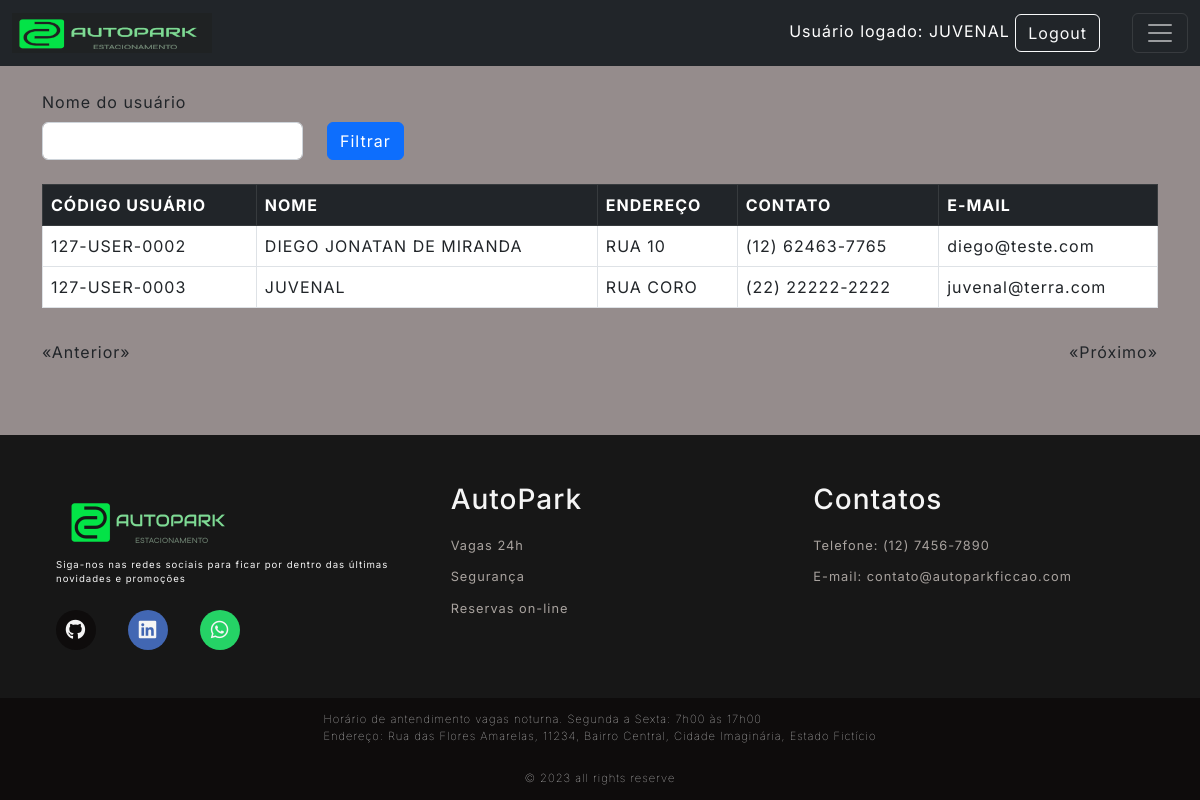
Screenshot of /user/list (signed in) with the database file from the repository.
### Src/Model/BancoDados.py (models this page shows, shortened)
class Usuarios(UserMixin,db.Model):
  __tablename__= "Usuarios"
  id = db.Column(db.Integer, primary_key=True, autoincrement=True)
  cpf = db.Column(db.Integer, unique=True)
  codUser = db.Column(db.Integer, unique=True)
  nome = db.Column(db.String(150))
  endereco = db.Column(db.String(150))
  contato = db.Column(db.String(150))
  email = db.Column(db.String(150))
  senha = db.Column(db.String(150))
  status = db.Column(db.String(3))

### Src/View/User.py (the view)
@User.route('/list', defaults={'page': 1}, methods=['GET'])
@User.route('/list/<int:page>', methods=['GET'])
@login_required
def listUser(page):
    _userFilter = request.values.get('nomeUsuario')
    if _userFilter == 'None' or _userFilter is None:
        _userFilter = ""
    return render_template('listaUsuarios.html', listData=UserController.List(page, _userFilter), _nomeUser=_userFilter)

### Src/Controller/Users.py (called while the page is built)
  def List(page, _userFilter, per_page=5):
    if len(_userFilter) < 1:
      query = Usuarios.query.paginate(page=page, per_page=per_page)
    else:
      query = Usuarios.query.filter(Usuarios.nome.like('%'+_userFilter+'%')).paginate(page=page, per_page=per_page)
    queryCount = Usuarios.query.count()
    return {
        "regUser": query,
        "count": queryCount,
        "page": page,
        "per_page": per_page
    }

### Src/View/Login.py (called while the page is built)
@login_manager.user_loader
def load_user(employee_id):
  usuario = Usuarios.query.filter_by(id=employee_id).first()
  return usuario

### Templates/listaUsuarios.html (shortened to what this page needs)
{% extends 'base.html' %}
{% block conteudo %}
<br>
<div class="row">
  <label class="form-label" for="form3Example4">Nome do usuário</label>
  <form action="{{url_for('router.user.listUser')}}" method="GET">
    <div class="form-group row">
      <div class="form-group col-md-3">
        <input type="text" class="form-control" name="nomeUsuario" value="{{_nomeUser}}">
      </div>
      <div class="col-auto">
        <button type="submit" class="btn btn-primary">Filtrar</button>
      </div>
    </div>
  </form>
</div>
<br>
<div class="bg-white ">
  <table class="table table-bordered table-hover">
    <thead class="table-dark">
      <tr>
        <th scope="col">CÓDIGO USUÁRIO</th>
        <th scope="col">NOME</th>
        <th scope="col">ENDEREÇO</th>
        <th scope="col">CONTATO</th>
        <th scope="col">E-MAIL</th>
      </tr>
    </thead>
    <tbody>
      {% for registro in listData['regUser'].items %}
      {% if not registro.nome == "ADMIN" %}
      <tr>
        <td>{{registro.codUser}}</td>
        <td>{{registro.nome}}</td>
        <td>{{registro.endereco}}</td>
        <td>{{registro.contato}}</td>
        <td>{{registro.email}}</td>
      </tr>
      {% endif %}
      {% endfor %}
    </tbody>
  </table>
</div>
<div class="pagination">
  {% if listData['regUser'].has_prev %}
  <a href="{{listData['regUser'].prev_num}}?nomeUsuario={{_nomeUser}}" aria-label="Página anterior">«Anterior»</a>
  {% else %}
  <p>«Anterior»</p>
  {% endif %}
  {% if listData['regUser'].has_next %}
  <a href="{{listData['regUser'].next_num}}?nomeUsuario={{_nomeUser}}" aria-label="Próxima página">«Próximo»</a>
  {% else %}
  <p>«Próximo»</p>
  {% endif %}
</div>
{% endblock conteudo %}

### Templates/base.html (shortened to what this page needs)
<!DOCTYPE html>
<html lang="pt-br">
    <head>
        <link rel="stylesheet"
            href="https://cdn.jsdelivr.net/npm/bootstrap@5.2.3/dist/css/bootstrap.min.css"
>
        <link rel="stylesheet"
            href="https://cdnjs.cloudflare.com/ajax/libs/font-awesome/6.4.2/css/all.min.css"
 />
        <link rel="stylesheet"
            href="{{url_for('static', filename='style.css')}}">
    </head>
    <body>
        <header>
            {% include 'top.html' %}
        </header>
        <main class="main-auto">
            <div class="container">
                {% block conteudo %}
                {% endblock conteudo %}
            </div>
        </main>
        <footer>
            {% include 'footer.html' %}
        </footer>
    </body>
</html>

### Templates/top.html (shortened to what this page needs)
<div id="containers">
    <nav class="navbar navbar-dark bg-dark">
        <div class="container-fluid">
            <a class="navbar-brand" href="{{url_for('router.home.index')}}">
                <img src="{{url_for('static', filename='Images/LogoNavi.png')}}" alt="Logo" class="logo">
            </a>
            <div class="ms-auto">
                {% if not current_user.nome %}
                <div class="text-end login-button">
                    <a type="button" class="btn btn-outline-light me-2"
                        href="{{url_for('router.login.login')}}">Login</a>
                </div>
                {% else %}
                <div class="text-end me-4 user-info">
                    Usuário logado: {{current_user.nome}}
                    <a type="button" class="btn btn-outline-light me-2"
                        href="{{url_for('router.login.logout')}}">Logout</a>
                </div>
                {% endif %}
            </div>
            <button class="navbar-toggler" type="button" data-bs-toggle="collapse" data-bs-target="#navbarNav" aria-controls="navbarNav" aria-expanded="false" aria-label="Toggle navigation">
                <span class="navbar-toggler-icon"></span>
            </button>
        </div>
    </nav>
</div>

### Templates/footer.html (shortened to what this page needs)
  <div id="footer_content">
      <div id="footer_contacts">
          <img src="{{url_for('static', filename='Images/LogoFooter.png')}}">
          <p>Siga-nos nas redes sociais para ficar por dentro das últimas novidades e promoções</p>
          <div id="footer_social_media">
              <a href="#" class="footer-link" id="github">
                <i class="fa-brands fa-github"></i>
              </a>
              <a href="#" class="footer-link" id="linkedin">
                <i class="fa-brands fa-linkedin"></i>
              </a>
              <a href="#" class="footer-link" id="whatsapp">
                <i class="fa-brands fa-whatsapp"></i>
              </a>
          </div>
      </div>
          <ul class="footer-list">
            <li>              <h3>AutoPark</h3>            </li>
            <li> <a href="#" class="footer-link">Vagas 24h</a>      </li>
            <li>
              <a href="#" class="footer-link">Segurança</a>
            </li>
            <li>
              <a href="#" class="footer-link">Reservas on-line</a>
            </li>
          </ul>
          <ul class="footer-list">
            <li>
              <h3>Contatos</h3>
            </li>
            <li>
              <a class="footer-link">Telefone: (12) 7456-7890</a>
            </li>
            <li>
              <a href="#" class="footer-link">E-mail: contato@autoparkficcao.com</a>
            </li>
          </ul>
  </div>
  <div id="footer_endereco">
    Horário de antendimento vagas noturna. Segunda a Sexta: 7h00 às 17h00
    <br>
    Endereço: Rua das Flores Amarelas, 11234, Bairro Central, Cidade Imaginária, Estado Fictício
  </div>
  <div id="footer_copyright">
      &#169
      2023 all rights reserve
  </div>

### Public/style.css (style rules this page uses)
:root { --color-neutral-0: #0e0c0c; --color-neutral-10: #171717; --color-neutral-30: #a8a29e; --color-neutral-40: #f5f5f5; --color-neutral-50: #958c8c; }
* { font-family: 'Inter', sans-serif; margin: 0; padding: 0; box-sizing: border-box; letter-spacing: 1px; }
body { background: var(--color-neutral-50); display: flex; flex-direction: column; min-height: 100vh; }
main { flex: 1 0 auto; }
footer { bottom: 0; width: 100%; color: var(--color-neutral-40); flex-shrink: 0; }
.footer-link { text-decoration: none; }
#footer_content { background-color: var(--color-neutral-10); display: grid; grid-template-columns: repeat(3, 1fr); padding: 3rem 3.5rem; }
#footer_contacts p { font-size: 0.6rem; }
#footer_social_media { display: flex; gap: 2rem; margin-top: 1.5rem; }
#footer_social_media .footer-link { display: flex; align-items: center; justify-content: center; height: 2.5rem; width: 2.5rem; color: var(--color-neutral-40); border-radius: 50%; transition: all 0.4s; }
#footer_social_media .footer-link i { font-size: 1.25rem; }
#github { background-color: #0e0c0c; }
#linkedin { background-color: #4267b3; }
#whatsapp { background-color: #25d366; }
.footer-list { display: flex; flex-direction: column; gap: 0.75rem; list-style: none; font-size: 0.8rem; }
.footer-list .footer-link { color: var(--color-neutral-30); transition: all 0.4s; }
#footer_copyright { display: flex; justify-content: center; background-color: var(--color-neutral-0); font-size: 0.7rem; padding: 0.8rem; font-weight: 50; }
#footer_endereco { display: flex; justify-content: center; background-color: var(--color-neutral-0); font-size: 0.7rem; padding: 0.8rem; font-weight: 10; }
.logo { width: 200px; height: 40px; }
.user-info { text-align:right; color:white; width:300px; }
.pagination { display: flex; justify-content: space-between; align-items: center; padding: 1em 0; }
.user-info { text-align: right; color: white; width: 600px; white-space: nowrap; overflow: hidden; text-overflow: ellipsis; }

### rows the page displays
Usuarios: nome "JUVENAL", codUser "127-USER-0003", endereco "RUA CORO", contato "(22) 22222-2222", email "juvenal@terra.com"
Usuarios: codUser "127-USER-0002", nome "DIEGO JONATAN DE MIRANDA", endereco "RUA 10", contato "(12) 62463-7765", email "diego@teste.com"
